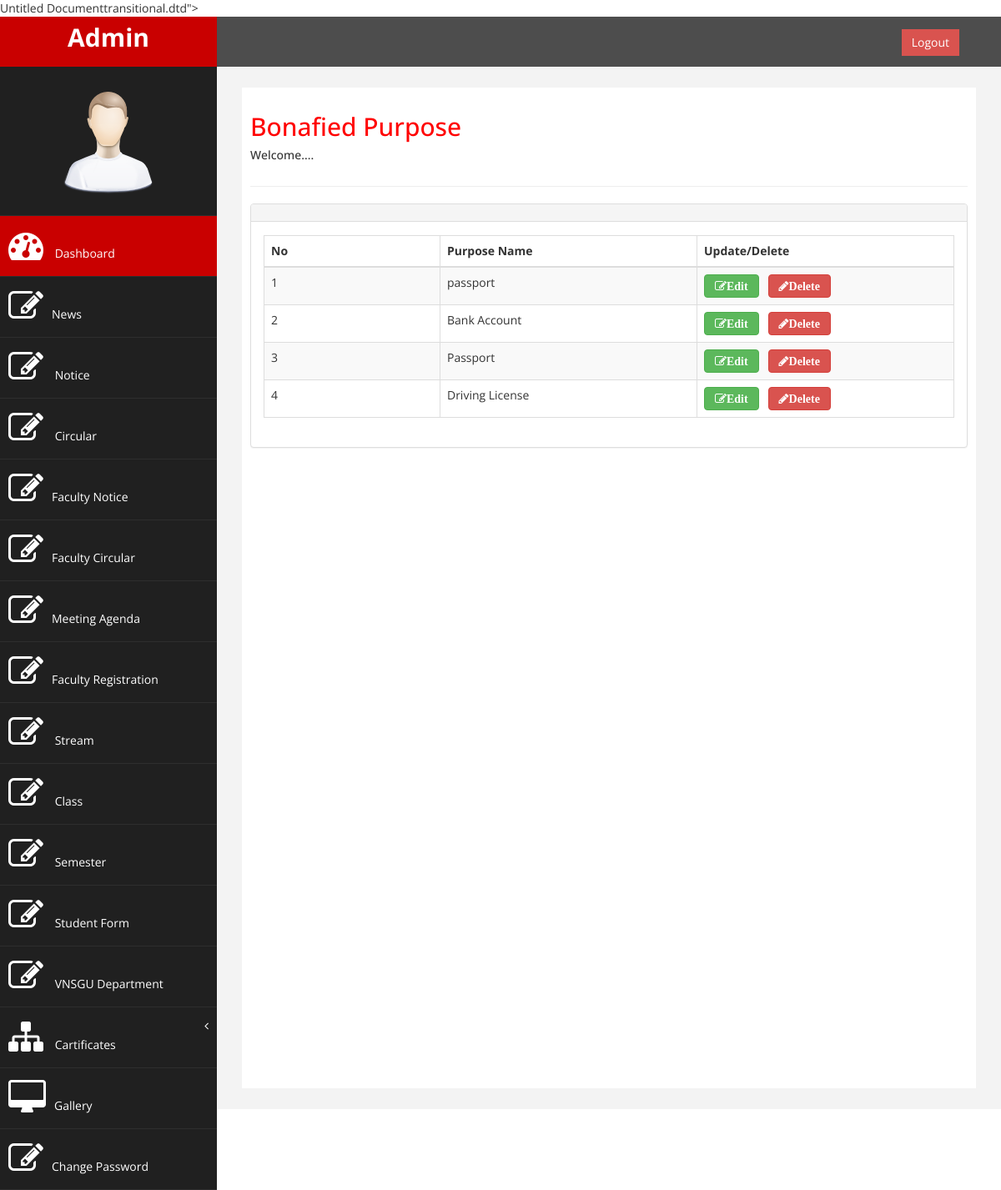
/admin/viewbonafiedpurpose.php (signed in), run on the app's committed database.
### tables this page shows
CREATE TABLE `bonafied_purpose` (
  `bonafied_purpose_id` int(11) NOT NULL,
  `purpose_of_bonafied` varchar(200) DEFAULT NULL
);

### admin/viewbonafiedpurpose.php (the view, shortened to what this page needs)
<?php
$servername = "localhost";
$username = "root";
$password = "";
$dbname = "oas";
$conn = new mysqli($servername, $username, $password, $dbname);
?>
<!DOCTYPE html PUBLIC "-//W3C//DTD XHTML 1.0 Transitional//EN" "http://www.w3.org/TR/xhtml1/DTD/xhtml1-<a href="viewbonafiedpurpose.php">Untitled Document</a>transitional.dtd">
<html xmlns="http://www.w3.org/1999/xhtml">
<head>
</head>
<body>
<?php include 'header1.php';?>
<div id="page-wrapper" >
            <div id="page-inner">
                <div class="row">
                    <div class="col-md-12">
                     <h2>Bonafied Purpose</h2>
                        <h5>Welcome.... </h5>
                    </div>
                </div>
                 <hr />
          <div class="row">
                <div class="col-md-12">
                    <div class="panel panel-default">
                        <div class="panel-heading">
                        </div>
                        <div class="panel-body">
                            <div class="table-responsive">
                                <div id="dataTables-example_wrapper" class="dataTables_wrapper form-inline" role="grid"><div class="row"><div class="col-sm-6"><div class="dataTables_length" id="dataTables-example_length"></div></div></div></div></div><table class="table table-striped table-bordered table-hover dataTable no-footer" id="dataTables-example" aria-describedby="dataTables-example_info">
                                    <thead>
                                        <tr role="row"><th class="sorting_asc" tabindex="0" aria-controls="dataTables-example" rowspan="1" colspan="1" aria-sort="ascending" aria-label="Rendering engine: activate to sort column ascending" style="width: 200px;">No</th><th class="sorting" tabindex="0" aria-controls="dataTables-example" rowspan="1" colspan="1" aria-label="Browser: activate to sort column ascending" style="width: 292px;">Purpose Name</th><th class="sorting" tabindex="0" aria-controls="dataTables-example" rowspan="1" colspan="1" aria-label="Browser: activate to sort column ascending" style="width: 292px;">Update/Delete</th></tr>
                                    </thead>
                                    <tbody>
                                    <?php
                                        $ret="select * from bonafied_purpose";
$stmt = $conn->prepare($ret) ;
$stmt->execute() ;
$res=$stmt->get_result();
$cnt=1;
while($row=$res->fetch_object())
	  {
	  	?>
                                    <tr class="gradeA odd">
                                            <td class="sorting_1"><?php echo $cnt;;?></td>
                                            <td class=" "><?php echo $row->purpose_of_bonafied ;?></td>
                                            <td><a href="updatebonafiedpurpose.php?bonafied_purpose_id=<?php echo $row->bonafied_purpose_id;?>" class="btn btn-success fa fa-edit"><b>Edit</b></a>&nbsp;&nbsp;
<a href="viewbonafiedpurpose.php?del=<?php echo $row->bonafied_purpose_id;?>" class="btn btn-danger fa fa-pencil" onclick="return confirm('Do you want to delete');"><b>Delete</b></a></td>
                                        </tr>
                                        <?php $cnt=$cnt+1; }?>
                                        </tbody>
                                </table></div></div></div>
                            </div>
                        </div>
                    </div>
                </div>
<?php include 'footer1.php';?>
</body>
</html>

### admin/assets/css/custom.css (style rules this page uses)
body { font-family: 'Open Sans', sans-serif; }
#page-wrapper { padding: 15px 15px; min-height: 600px; background:#F3F3F3; }
#page-inner { width:100%; margin:10px 20px 10px 0px; background-color:#fff!important; padding:10px; min-height:1200px; }
h2 { color: #f00; }
@media (min-width:768px) { #page-wrapper { margin: 0 0 0 260px; padding: 15px 30px; min-height: 1200px; } }

### data on the page
bonafied_purpose: purpose_of_bonafied "passport"
bonafied_purpose: purpose_of_bonafied "Bank Account"
bonafied_purpose: purpose_of_bonafied "Passport"
bonafied_purpose: purpose_of_bonafied "Driving License"
